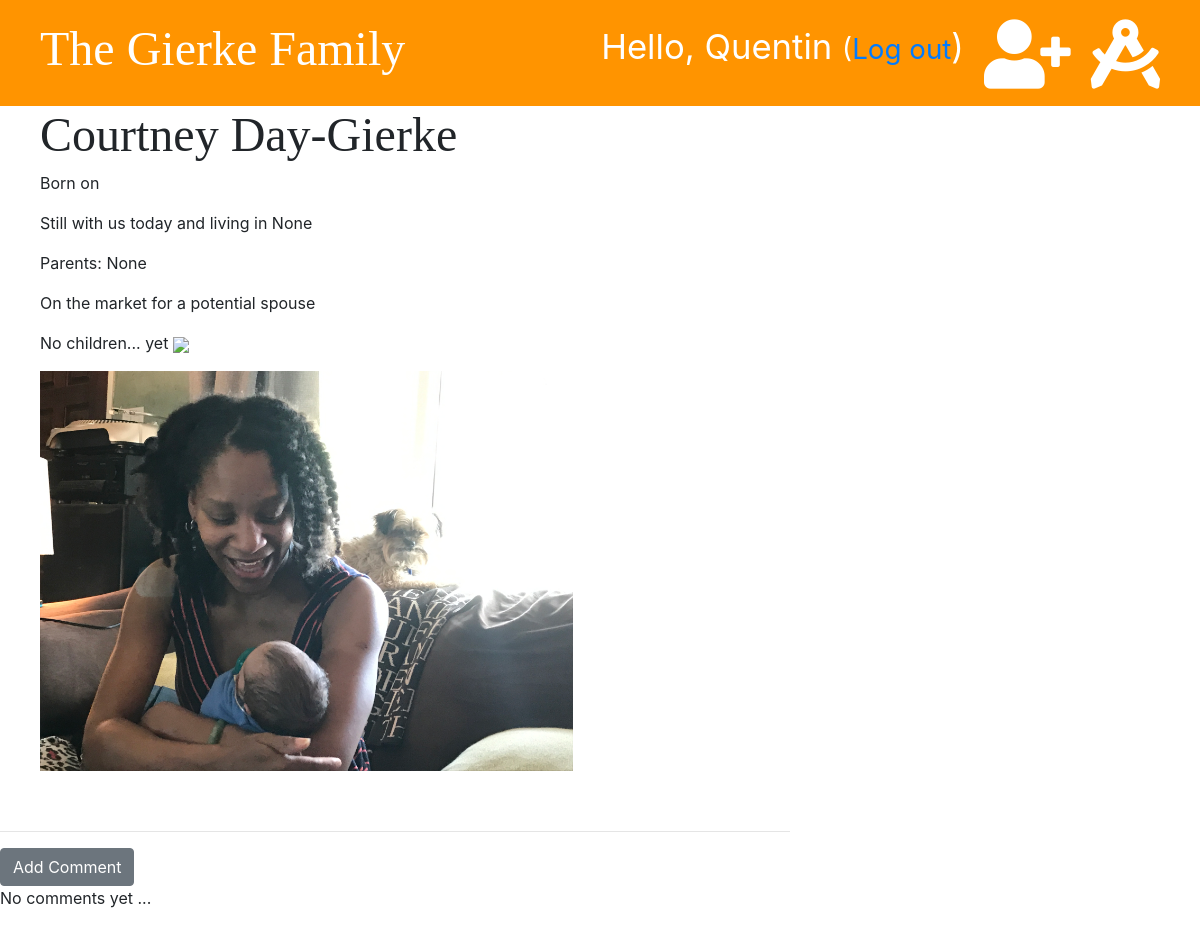
The page /post/6/ (signed in) on the database as committed earlier.
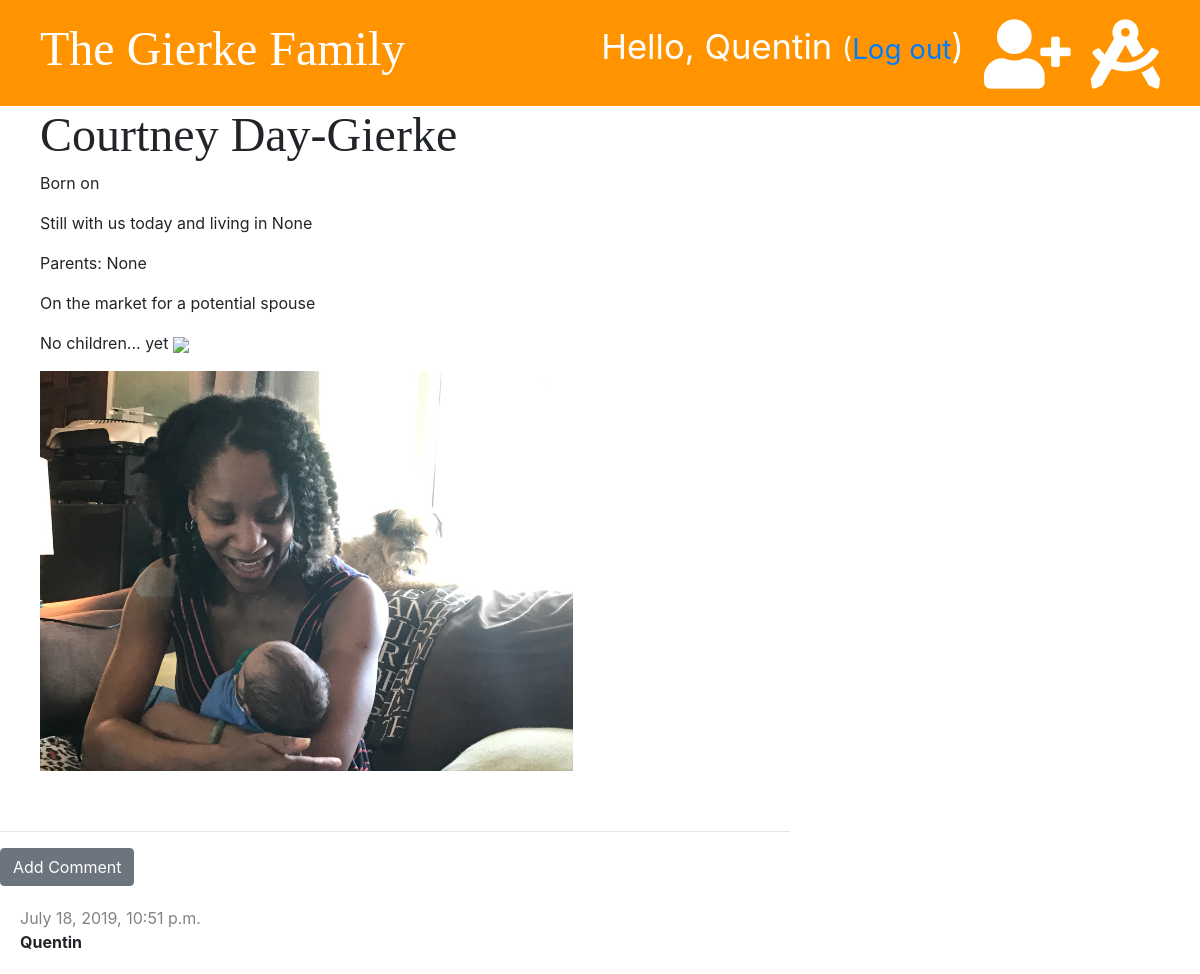
The same page on the database as committed later.
### blog/models.py (models this page shows, shortened)
class Comment(models.Model):
	post = models.ForeignKey('blog.Post', on_delete=models.CASCADE, related_name='comments')
	author = models.CharField(max_length=200)
	text = models.TextField()
	created_date = models.DateTimeField(default=timezone.now)
	approved = models.BooleanField(default=False)

### blog/views.py (the view)
# urls.py: path('post/<int:pk>/', views.post_detail, name='post_detail'),
def post_detail(request, pk):
	post = get_object_or_404(Post, pk=pk)
	stuff_for_frontend = {'post': post}
	return render(request, 'blog/post_detail.html', stuff_for_frontend)

### blog/templatetags/markdownify.py (called while the page is built)
@register.filter
def markdown(value):
    renderer = HighlightRenderer()
    markdown = mistune.Markdown(renderer=renderer)
    return markdown(value)

### blog/templates/blog/post_detail.html (shortened to what this page needs)
{% extends 'blog/base.html' %}
{% load markdownify %}
{% block content %}
	<div class="post">
		{% if post.published_date %}
			<div>
				<h1>{{ post.name }}</h1>
				<p>Born on {{ post.date_of_birth|date:'m-d-Y' }}</p>
				{% if post.date_deceased is not None %}
					<p>Died on {{ post.date_deceased|date:'m-d-Y' }}</p>
					<p>Lived in {{ post.city }}</p>
				{% else %}
					<p>Still with us today and living in {{ post.city }}</p>
				{% endif %}
				<p>Parents: {{ post.parents }}</p>
				{% if post.spouse is not None %}
					<p>Married to {{ post.spouse }}</p>
				{% else %}
					<p>On the market for a potential spouse</p>
				{% endif %}
				{% if post.children is not None %}
					<p>Children: {{ post.children }}</p>
				{% else %}
					<p>No children... yet <img src="https://thumbs.dreamstime.com/z/winking-face-emoticon-vector-design-smiling-71847858.jpg" height=35</p>
				{% endif %}
			</div>
			<div>
				<img src="{{ post.picture.url }}"height=400>
			</div>
			{% else %}
			<a href={% url 'post_publish' pk=post.pk %} class="btn btn-primary">Publish</a>
		{% endif %}
	</div>
	<hr>
	<a href="{% url 'add_comment_to_post' pk=post.pk %}" class="btn btn-secondary">Add Comment</a>
	{% for comment in post.comments.all %}
		{% if user.is_authenticated or comment.approved %}
		<div class="comment">
			<div class="date">
				{{ comment.created_date }}
			</div>
			<p><strong>{{ comment.author }}</strong></p>
		</div>
		{% endif %}
	{% empty %}
		<p>No comments yet ...</p>
	{% endfor %}
{% endblock %}

Rows that differ between the two databases and show on the page:
added Comment: created_date "July 18, 2019, 10:51 p.m.", author "Quentin"
Other text that changed with them:
text no longer shown: "No comments yet ..."
